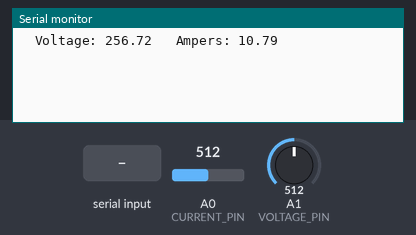
Bench run of a sketch on a simulated Arduino Uno, built with avr-gcc and run on an emulated ATmega328P. Shown: the last lines printed to the serial monitor. Inputs (shaded band) come from the test bench; at power-on: A0 (CURRENT_PIN) = 512, A1 (VOLTAGE_PIN) = 512.

Above: at 1.2 s.
1.3 s: "1" received over the second serial link
At 1.9 s:
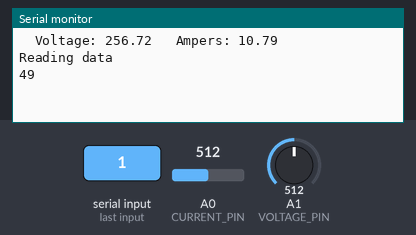
2.8 s: A0 (CURRENT_PIN) set to 716
At 4.2 s:
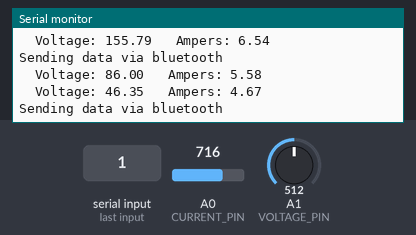
4.3 s: A1 (VOLTAGE_PIN) set to 716
At 5.6 s:
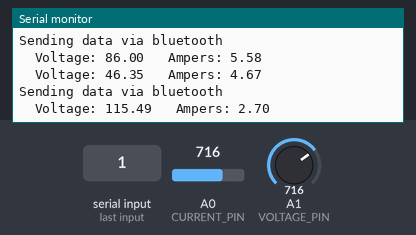
5.8 s: "0" received over the second serial link
At 7.2 s:
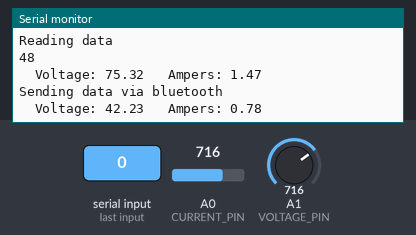
7.3 s: A0 (CURRENT_PIN) set to 900
At 8.6 s:
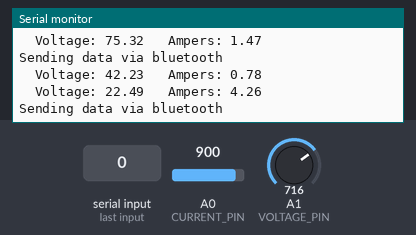
8.8 s: A1 (VOLTAGE_PIN) set to 900
At 9.8 s:
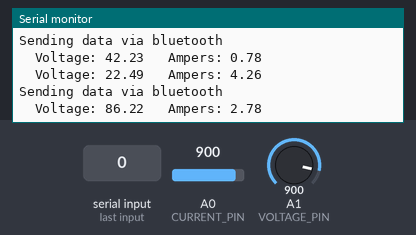
Timing chart, 0 to 11.3 s (numbered marks = the images above; inputs shaded):
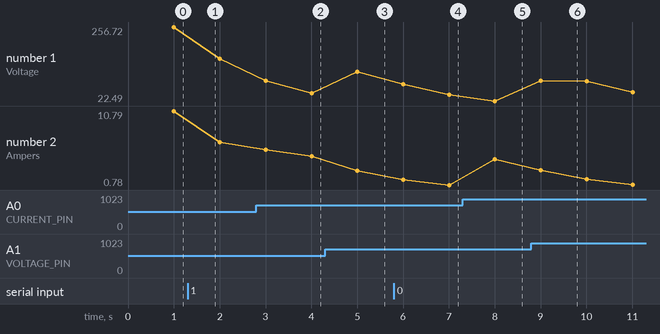

Measured:
- after the input at 1.3 s, the serial monitor: prints a new line at once (image 1)
- after the input at 2.8 s, the serial monitor: prints a new line after 0.20 s (image 2)
- after the input at 4.3 s, the serial monitor: prints a new line after 0.70 s (image 3)
- after the input at 5.8 s, the serial monitor: prints a new line at once (image 4)
- after the input at 7.3 s, the serial monitor: prints a new line after 0.70 s (image 5)
- after the input at 8.8 s, the serial monitor: prints a new line after 0.20 s (image 6)
- plotted number 1: 256.72 → 155.79 after the input at 1.3 s, 46.35 → 115.49 after the input at 4.3 s, 115.49 → 42.23 after the input at 5.8 s, 22.49 → 50.28 after the input at 8.8 s
- plotted number 2: 10.79 → 6.54 after the input at 1.3 s, 6.54 → 4.67 after the input at 2.8 s, 2.7 → 0.78 after the input at 5.8 s, 0.78 → 4.26 after the input at 7.3 s

The sketch:

smart-plug.ino
```cpp
#include <Filters.h>
#include <SoftwareSerial.h>

#define CURRENT_PIN A0
#define VOLTAGE_PIN A1
#define RX_PIN 2
#define TX_PIN 3

SoftwareSerial bluetooth(RX_PIN, TX_PIN);
RunningStatistics inputStatsVoltage, inputStatsCurrent;


float frequency = 50;
float windowLength = 40.0 / frequency;

float voltageSlope = 1.54;
float volts;

float currentSlope = 0.0728;
float ampers;

unsigned long printPeriodForMeasurement = 1000;
unsigned long previousMillisForMeasurement = 0;


unsigned long printPeriodForBluetooth = 2000;
unsigned long previousMillisForBluetooth = 0;

void setup() {
  Serial.begin(9600);

  pinMode(RX_PIN, INPUT);
  pinMode(TX_PIN, OUTPUT);
  bluetooth.begin(9600);

  inputStatsVoltage.setWindowSecs(windowLength);
  inputStatsCurrent.setWindowSecs(windowLength);
}

void loop() {
  inputStatsVoltage.input(analogRead(VOLTAGE_PIN) * 0.72);
  inputStatsCurrent.input(analogRead(CURRENT_PIN) * 0.64);

  if (bluetooth.available()) {
    Serial.println("Reading data");
    Serial.println(bluetooth.read());
  }


  if ((unsigned long)(millis() - previousMillisForMeasurement) >= printPeriodForMeasurement) {
    previousMillisForMeasurement = millis();

    volts = voltageSlope * inputStatsVoltage.sigma();
    ampers = currentSlope * inputStatsCurrent.sigma();

    Serial.print("\tVoltage: ");
    Serial.print(volts);
    Serial.print("\t Ampers: ");
    Serial.println(ampers);
  }
  if ((unsigned long)(millis() - previousMillisForBluetooth) >= printPeriodForBluetooth) {
    previousMillisForBluetooth = millis();

    Serial.println("Sending data via bluetooth");

    bluetooth.println("V" + String(volts));
    bluetooth.println("A" + String(ampers));
  }
}
```
